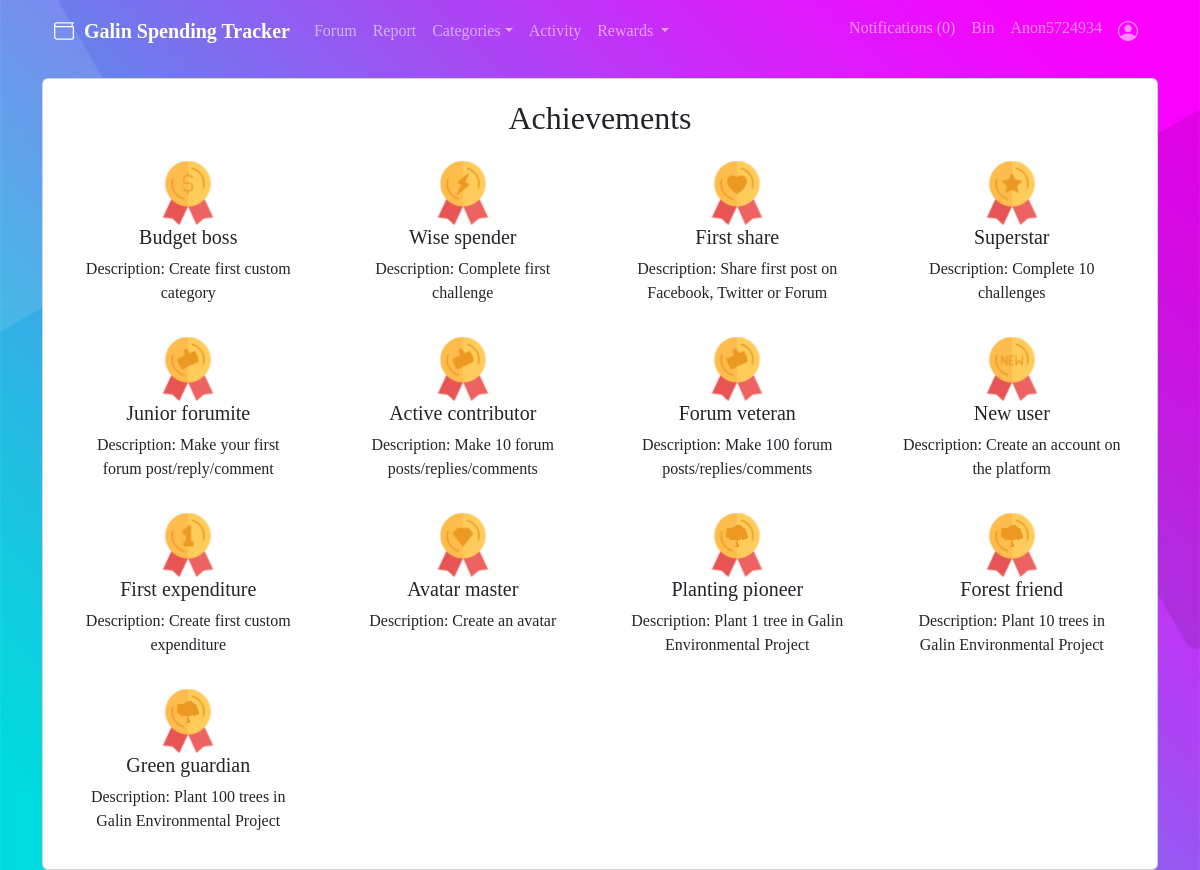
The app's page /achievement_list/ (signed in) with its own data.
### tracker/models.py (models this page shows, shortened)
class User(AbstractBaseUser, PermissionsMixin):
    email = models.EmailField(
        unique=True,
        max_length=50,
        blank=False,
    )
    first_name = models.CharField(max_length=50, blank=False)
    last_name = models.CharField(max_length=50, blank=False)
    is_staff = models.BooleanField(default=False)
    is_superuser = models.BooleanField(default=False)
    is_active = models.BooleanField(default=True)
    available_categories = models.ManyToManyField('Category', symmetrical = False, related_name = 'users')
    username = models.CharField(max_length=50, default=random_username, blank=True)
    trees = models.IntegerField(default=0)
    has_email_sent = models.BooleanField(default=False)
    objects = UserManager()
    USERNAME_FIELD = 'email'

class Achievement(models.Model):
    name = models.CharField(max_length=100)
    description = models.TextField()
    criteria = models.TextField()
    badge = models.CharField(max_length=255)

### tracker/helpers.py (the view)
    def modified_view_function(request):
        if request.user.is_authenticated==False:
            return redirect('home')
        else:
            return view_function(request)

### tracker/context_processors.py (called while the page is built, shortened)
def searchFunction(request):
    context = {}
    posts = Post.objects.all()
    return context

def notifications(request):
    if request.user.is_authenticated:
        return {'notifications': request.user.notifications.filter(is_read=False)
    }
    else:
        return  {'notifications': []}

### tracker/helpers.py (called while the page is built)
def anonymous_prohibited(view_function):
    def modified_view_function(request):
        if request.user.is_authenticated==False:
            return redirect('home')
        else:
            return view_function(request)
    return modified_view_function

### tracker/views.py (called while the page is built)
@anonymous_prohibited
def achievement_list(request):
    achievements = Achievement.objects.all()
    return render(request, 'achievement_list.html', {'achievements': achievements})

### tracker/templates/achievement_list.html
{% extends 'base_content.html' %}
{% load static %}
{% block content %}
<div class='container'>
    <div class='row'>
        {% if achievements %}
            <div class = 'card' style="margin: auto; padding: 20px">
                <h2 style="text-align: center">Achievements</h2>
                <div class="row">
                    {% for achievement in achievements %}
                        <div class="col-md-3" style="display: inline-block">
                            <div class="card-body" style="text-align: center">
                                <img src="{% static achievement.badge %}">
                                <h5 class="card-title">{{ achievement.name }}</h5>
                                <p class="card-text">Description: {{ achievement.description }}</p>
                            </div>
                        </div>
                    {% endfor %}
                </div>
            </div>
        {% else %}
            <div class = 'card' style="margin: auto; max-width: 350px; text-align: center; padding: 20px">
                <h1 style="text-align: center">Achievements</h1>
                <p>There are no achievements yet.</p>
            </div>
        {% endif %}
    </div>
</div>
{% endblock %}

### tracker/templates/partials/menu.html (shortened to what this page needs)
<div class="collapse navbar-collapse" id="navbarSupportedContent">
  <ul class="navbar-nav me-auto mb-2 mb-lg-0">
    <li class="nav-item">
      <a class="nav-link" href="{% url 'forum_home' %}">Forum</a>
    </li>
    <li class="nav-item">
      <a class="nav-link" href="{% url 'report' %}">Report</a>
    </li>
    <li class="nav-item dropdown">
      <a class="nav-link dropdown-toggle" href="#" role="button" data-bs-toggle="dropdown" aria-expanded="false">Categories</a>
    </li>
    <li class="nav-item">
      <a class="nav-link" href="{% url 'my_activity' %}?num_items=10">Activity</a>
    </li>
    <li class="nav-item dropdown">
      <a class="nav-link dropdown-toggle" href="#" role="button" data-bs-toggle="dropdown" aria-expanded="false">
        Rewards
      </a>
    </li>
  </ul>
  <ul class="navbar-nav ms-auto mb-2 mb-lg-0">
    {% if notifications.count == 0 %}
    <li class="nav-item">
      <a class="nav-link" href="{% url 'notifications' %}">Notifications ({{notifications.count}})</a>
    </li>
    {% elif notifications.count > 0 %}
    <li class="nav-item">
      <a class="nav-link" style="color:rgb(146, 36, 36)" href="{% url 'notifications' %}"> <b>Notifications ({{notifications.count}}) </b></a>
    </li>
    {% endif %}
      <a class="nav-link" href="{% url 'expenditure_bin' %}">Bin</a>
    <li class="nav-item">
      <a class="nav-link">  {{user.username}} </a>
    </li>
    <li class="nav-item dropdown">
      <a class="nav-link" href="#" role="button" data-bs-toggle="dropdown" aria-expanded="false">
        <span class='bi-person-circle' style='font-size: 1.25rem'></span>
      </a>
    </li>
  </ul>
</div>

### static/custom.css (style rules this page uses)
* { box-sizing: border-box; }
html { font-size: 16px; font-family: 'Titillium Web', sans-serif; background-color: rgb(0,0,0); color: #FEFEFE; }
a { color: rgb(0, 150, 255); font-weight: bolder; text-decoration: none; }

### records on screen
User: username "Anon5724934"
Achievement: badge (picture), name "Budget boss", description "Create first custom category"
Achievement: badge (picture), name "Wise spender", description "Complete first challenge"
Achievement: badge (picture), name "First share", description "Share first post on Facebook, Twitter or Forum"
Achievement: badge (picture), name "Superstar", description "Complete 10 challenges"
Achievement: badge (picture), name "Junior forumite", description "Make your first forum post/reply/comment"
Achievement: badge (picture), name "Active contributor", description "Make 10 forum posts/replies/comments"
Achievement: badge (picture), name "Forum veteran", description "Make 100 forum posts/replies/comments"
Achievement: badge (picture), name "New user", description "Create an account on the platform"
Achievement: badge (picture), name "First expenditure", description "Create first custom expenditure"
Achievement: badge (picture), name "Avatar master", description "Create an avatar"
Achievement: badge (picture), name "Planting pioneer", description "Plant 1 tree in Galin Environmental Project"
Achievement: badge (picture), name "Forest friend", description "Plant 10 trees in Galin Environmental Project"
Achievement: badge (picture), name "Green guardian", description "Plant 100 trees in Galin Environmental Project"

### other values on screen
{{ notifications.count }} "0"
